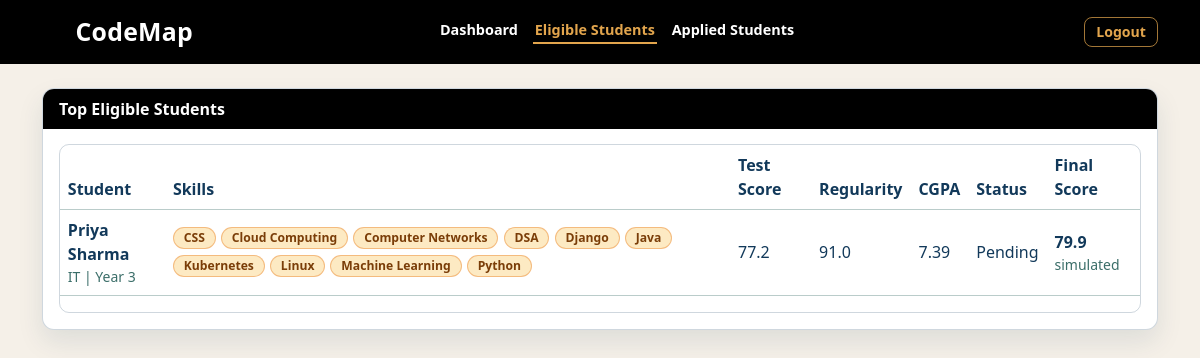
Screenshot of /company/dashboard?section=eligible&job_id=2&top=25 (signed in) with the database file from the repository.
### tables this page shows
CREATE TABLE students (
        id INTEGER PRIMARY KEY AUTOINCREMENT,
        name TEXT NOT NULL,
        branch TEXT NOT NULL,
        current_year INTEGER NOT NULL,
        created_at TEXT NOT NULL,
        updated_at TEXT NOT NULL
    , weekly_study_hours INTEGER NOT NULL DEFAULT 8, cgpa REAL NOT NULL DEFAULT 7.0, has_active_backlog INTEGER NOT NULL DEFAULT 0);

### backend/web_portal/routers/pages.py (the view)
@router.get("/company/dashboard", response_class=HTMLResponse)
def company_dashboard_page(
    request: Request,
    job_id: int | None = None,
    top: int | None = None,
    section: str = "dashboard",
    error: str = "",
) -> HTMLResponse:
    company = _current_company(request)
    if company is None:
        escaped = quote_plus("Please login as a company first.")
        return RedirectResponse(url=f"/company/auth?error={escaped}", status_code=303)
    active_company_section = _normalize_company_section(section, "dashboard")
    try:
        dashboard = company_service.get_company_dashboard(
            int(company["id"]),
            job_id=job_id,
            top_n=top,
        )
    except ValueError as exc:
        escaped = quote_plus(str(exc))
        return RedirectResponse(url=f"/company/job/create/step1?error={escaped}", status_code=303)
    return templates.TemplateResponse(
        "company_dashboard.html",
        {
            "request": request,
            "asset_version": _asset_version(),
            "company": company,
            "company_dashboard": dashboard,
            "active_company_section": active_company_section,
            "error": error,
        },
    )

### backend/web_portal/templates/company_dashboard.html (shortened to what this page needs)
{% extends "base.html" %}
{% block body_class %}dashboard-page company-page{% endblock %}
{% block page_styles %}
<link href="/static/css/company.css?v={{ asset_version }}" rel="stylesheet">
{% endblock %}
{% block content %}
{% set company_section = active_company_section if active_company_section else "dashboard" %}
{% set pending_count = company_dashboard.status_counts.pending | int %}
{% set applied_count = company_dashboard.status_counts.applied | int %}
{% set declined_count = company_dashboard.status_counts.declined | int %}
{% set status_total = pending_count + applied_count + declined_count %}
{% set pending_percent = ((pending_count * 100.0) / status_total) if status_total > 0 else 0 %}
{% set applied_percent = ((applied_count * 100.0) / status_total) if status_total > 0 else 0 %}
{% set pending_stop = pending_percent %}
{% set applied_stop = pending_percent + applied_percent %}
{% if company_section == "eligible" %}
    <section class="page-card mb-4">
        <div class="company-card-ribbon">Top Eligible Students</div>
        <div class="company-card-body">
            {% if company_dashboard.top_candidates %}
                <div class="table-responsive">
                    <table class="table align-middle">
                        <thead>
                            <tr>
                                <th>Student</th>
                                <th>Skills</th>
                                <th>Test Score</th>
                                <th>Regularity</th>
                                <th>CGPA</th>
                                <th>Status</th>
                                <th>Final Score</th>
                            </tr>
                        </thead>
                        <tbody>
                            {% for candidate in company_dashboard.top_candidates %}
                                <tr>
                                    <td>
                                        <div class="fw-semibold">{{ candidate.student_name }}</div>
                                        <div class="small text-muted">{{ candidate.branch }} | Year {{ candidate.current_year }}</div>
                                    </td>
                                    <td>
                                        {% if candidate.all_skills_display %}
                                            <div class="company-table-skill-bubbles">
                                                {% for skill in candidate.all_skills_display %}
                                                    <span class="company-job-skill-pill company-table-skill-pill">{{ skill }}</span>
                                                {% endfor %}
                                            </div>
                                        {% else %}
                                            <span class="text-muted">-</span>
                                        {% endif %}
                                    </td>
                                    <td>{{ "%.1f"|format(candidate.cumulative_test_score) }}</td>
                                    <td>{{ "%.1f"|format(candidate.regularity_rating) }}</td>
                                    <td>{{ "%.2f"|format(candidate.cgpa) }}</td>
                                    <td class="text-capitalize">{{ candidate.application_status }}</td>
                                    <td>
                                        <strong>{{ "%.1f"|format(candidate.final_score) }}</strong>
                                        <div class="small text-muted">{{ candidate.metrics_source }}</div>
                                    </td>
                                </tr>
                            {% endfor %}
                        </tbody>
                    </table>
                </div>
            {% else %}
                <p class="text-muted mb-0">No students match this criteria yet.</p>
            {% endif %}
        </div>
    </section>
{% endif %}
{% endblock %}

### backend/web_portal/static/css/base.css (style rules this page uses)
:root { --autumn-1: #d16300; --autumn-2: #e77717; --autumn-3: #f99b07; --autumn-4: #f6b328; --autumn-5: #f2c26d; --palette-navy: #12395a; --palette-green: #3b6e69; --palette-yellow: #e2a54d; --palette-aqua: #97d3cd; --palette-pink: #efeae6; --palette-mint: #e4f2ea; --bg: #f1dfbc; --bg-deep: #e3c894; --card: #f6e3bf; --card-2: #f1d9ad; --text: #2b2014; --muted: #715537; --line: #d8b98c; --line-strong: #caa673; --accent: var(--autumn-2); --accent-dark: var(--autumn-1); --accent-soft: rgba(231, 119, 23, 0.16); --codemap-wordmark-font: "Trebuchet MS", "Segoe UI", sans-serif; }
body { background: radial-gradient(circle at 10% 10%, #f7e4bf 0%, var(--bg) 52%, var(--bg-deep) 100%); color: var(--text); }
html, body, * { scrollbar-width: none; -ms-overflow-style: none; }
.text-muted { color: var(--muted) !important; }
.page-card { border: 1px solid var(--line); border-radius: 12px; background: linear-gradient(160deg, var(--card) 0%, var(--card-2) 100%); box-shadow: 0 12px 28px rgba(90, 63, 32, 0.08); }
.table { --bs-table-bg: transparent; --bs-table-color: var(--text); --bs-table-border-color: rgba(166, 136, 98, 0.38); }
.table > :not(caption) > * > * { background: transparent; }
.table thead th { color: #513922; }
.table-responsive { border: 1px solid var(--line); border-radius: 10px; }
body:not(.onboarding-page) { background: #f5f0e8; position: relative; z-index: 0; color: var(--palette-navy); }
body:not(.onboarding-page)::before { content: ""; position: fixed; inset: 0; background-color: #f5f0e8; background-size: auto; background-repeat: repeat; background-position: center top; filter: none; transform: none; z-index: -1; pointer-events: none; }
body.dashboard-page::before { background-color: #f4f4f4; background-image: url("/static/photos/science-doodle-exact.jpg"); background-size: 460px auto; background-repeat: repeat; background-position: center top; filter: blur(0); transform: none; }
body:not(.onboarding-page) .text-muted { color: var(--palette-green) !important; }
body:not(.onboarding-page) .page-card { border-color: rgba(18, 57, 90, 0.2); background: linear-gradient( 160deg, var(--palette-pink) 0%, #f2f6f3 52%, var(--palette-mint) 100% ); box-shadow: 0 12px 26px rgba(18, 57, 90, 0.1); }
body:not(.onboarding-page) .table { --bs-table-color: var(--palette-navy); --bs-table-border-color: rgba(59, 110, 105, 0.35); }
body:not(.onboarding-page) .table-responsive { border-color: rgba(18, 57, 90, 0.2); }
body:not(.onboarding-page) .table thead th { color: var(--palette-navy); }

### backend/web_portal/static/css/company.css (style rules this page uses)
body.dashboard-page.company-page { background: #f5f0e8 !important; }
body.dashboard-page.company-page::before { background-color: #f5f0e8 !important; background-image: none !important; background-size: auto !important; background-repeat: repeat !important; background-position: center top !important; filter: none !important; }
body.dashboard-page.company-page .page-card { background: #ffffff !important; background-image: none !important; overflow: hidden; }
.company-card-ribbon { background: #000; color: #fff; font-size: 1rem; font-weight: 800; line-height: 1.2; padding: 0.65rem 1rem; width: 100%; margin: 0; }
.company-card-body { padding: 0.9rem 0.99rem 1.04rem; }
.company-job-skill-pill { display: inline-flex; align-items: center; padding: 0.42rem 0.86rem; border-radius: 999px; border: 1px solid rgba(231, 119, 23, 0.4); background: rgba(246, 179, 40, 0.28); color: #7a3d08; font-size: 0.88rem; font-weight: 700; line-height: 1; }
.company-table-skill-bubbles { display: flex; flex-wrap: wrap; gap: 0.32rem; }
.company-table-skill-pill { font-size: 0.76rem; padding: 0.26rem 0.62rem; }

### rows the page displays
students: student_name "Priya Sharma", branch "IT", current_year "3", all_skills_display "CSS" "Cloud Computing" "Computer Networks" "DSA" "Django" "Java" "Kubernetes" "Linux" "Machine Learning" "Python", cumulative_test_score "77.2", regularity_rating "91.0", cgpa "7.39", application_status "Pending", final_score "79.9", metrics_source "simulated"
